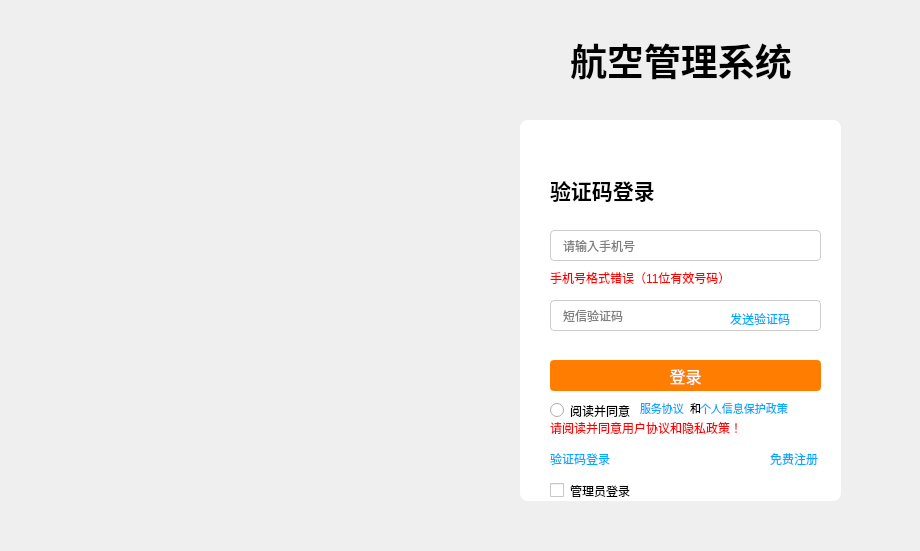
<?xml version="1.0" encoding="UTF-8"?>
<ui version="4.0">
 <class>Widget</class>
 <widget class="QWidget" name="Widget">
  <property name="geometry">
   <rect>
    <x>0</x>
    <y>0</y>
    <width>920</width>
    <height>551</height>
   </rect>
  </property>
  <property name="minimumSize">
   <size>
    <width>920</width>
    <height>551</height>
   </size>
  </property>
  <property name="maximumSize">
   <size>
    <width>920</width>
    <height>551</height>
   </size>
  </property>
  <property name="windowTitle">
   <string>航空管理系统-登录</string>
  </property>
  <property name="styleSheet">
   <string notr="true"/>
  </property>
  <widget class="QLabel" name="label">
   <property name="geometry">
    <rect>
     <x>0</x>
     <y>0</y>
     <width>121</width>
     <height>111</height>
    </rect>
   </property>
   <property name="sizePolicy">
    <sizepolicy hsizetype="Expanding" vsizetype="Expanding">
     <horstretch>0</horstretch>
     <verstretch>0</verstretch>
    </sizepolicy>
   </property>
   <property name="text">
    <string>&lt;html&gt;&lt;head/&gt;&lt;body&gt;&lt;p&gt;&lt;img src=&quot;:/newimages/newimages/logo1.png&quot;/&gt;&lt;/p&gt;&lt;/body&gt;&lt;/html&gt;</string>
   </property>
   <property name="scaledContents">
    <bool>true</bool>
   </property>
   <property name="alignment">
    <set>Qt::AlignmentFlag::AlignCenter</set>
   </property>
  </widget>
  <widget class="ClickableLabel" name="label_2">
   <property name="geometry">
    <rect>
     <x>570</x>
     <y>30</y>
     <width>271</width>
     <height>61</height>
    </rect>
   </property>
   <property name="text">
    <string>&lt;html&gt;&lt;head/&gt;&lt;body&gt;&lt;p&gt;&lt;span style=&quot; font-size:28pt; font-weight:700;&quot;&gt;航空管理系统&lt;/span&gt;&lt;/p&gt;&lt;/body&gt;&lt;/html&gt;</string>
   </property>
  </widget>
  <widget class="QLabel" name="bottomImgLabel_2">
   <property name="geometry">
    <rect>
     <x>0</x>
     <y>0</y>
     <width>921</width>
     <height>561</height>
    </rect>
   </property>
   <property name="text">
    <string/>
   </property>
   <property name="pixmap">
    <pixmap resource="new_resources.qrc">:/newimages/newimages/background.png</pixmap>
   </property>
   <property name="scaledContents">
    <bool>true</bool>
   </property>
   <property name="alignment">
    <set>Qt::AlignmentFlag::AlignCenter</set>
   </property>
  </widget>
  <widget class="QWidget" name="loginDialogWidget" native="true">
   <property name="geometry">
    <rect>
     <x>520</x>
     <y>120</y>
     <width>321</width>
     <height>381</height>
    </rect>
   </property>
   <property name="styleSheet">
    <string notr="true">background-color: white;
border-radius: 8px; 
box-shadow: 0 0 20px rgba(0,0,0,0.1); </string>
   </property>
   <widget class="ClickableLabel" name="switchLabel">
    <property name="geometry">
     <rect>
      <x>30</x>
      <y>330</y>
      <width>71</width>
      <height>16</height>
     </rect>
    </property>
    <property name="styleSheet">
     <string notr="true">color: #0066cc; text-decoration: underline; cursor: pointer;</string>
    </property>
    <property name="text">
     <string>&lt;html&gt;&lt;head/&gt;&lt;body&gt;&lt;p&gt;&lt;span style=&quot; color:#00aaff;&quot;&gt;验证码登录&lt;/span&gt;&lt;/p&gt;&lt;/body&gt;&lt;/html&gt;</string>
    </property>
   </widget>
   <widget class="QRadioButton" name="radioButton">
    <property name="geometry">
     <rect>
      <x>30</x>
      <y>280</y>
      <width>124</width>
      <height>21</height>
     </rect>
    </property>
    <property name="text">
     <string>阅读并同意 </string>
    </property>
   </widget>
   <widget class="ClickableLabel" name="label_4">
    <property name="geometry">
     <rect>
      <x>120</x>
      <y>280</y>
      <width>44</width>
      <height>16</height>
     </rect>
    </property>
    <property name="text">
     <string>&lt;html&gt;&lt;head/&gt;&lt;body&gt;&lt;p&gt;&lt;span style=&quot; font-size:8pt; color:#00aaff;&quot;&gt;服务协议&lt;/span&gt;&lt;/p&gt;&lt;/body&gt;&lt;/html&gt;</string>
    </property>
   </widget>
   <widget class="QLabel" name="label_5">
    <property name="geometry">
     <rect>
      <x>170</x>
      <y>280</y>
      <width>16</width>
      <height>16</height>
     </rect>
    </property>
    <property name="text">
     <string>&lt;html&gt;&lt;head/&gt;&lt;body&gt;&lt;p&gt;&lt;span style=&quot; font-size:8pt; color:#000000;&quot;&gt;和&lt;/span&gt;&lt;/p&gt;&lt;/body&gt;&lt;/html&gt;</string>
    </property>
   </widget>
   <widget class="ClickableLabel" name="label_6">
    <property name="geometry">
     <rect>
      <x>180</x>
      <y>280</y>
      <width>88</width>
      <height>16</height>
     </rect>
    </property>
    <property name="text">
     <string>&lt;html&gt;&lt;head/&gt;&lt;body&gt;&lt;p&gt;&lt;span style=&quot; font-size:8pt; color:#00aaff;&quot;&gt;个人信息保护政策&lt;/span&gt;&lt;/p&gt;&lt;/body&gt;&lt;/html&gt;</string>
    </property>
   </widget>
   <widget class="QLabel" name="tip4Label">
    <property name="enabled">
     <bool>true</bool>
    </property>
    <property name="geometry">
     <rect>
      <x>30</x>
      <y>300</y>
      <width>231</width>
      <height>16</height>
     </rect>
    </property>
    <property name="styleSheet">
     <string notr="true">color: red; font-size: 12px; visibility: hidden;</string>
    </property>
    <property name="text">
     <string>请阅读并同意用户协议和隐私政策！</string>
    </property>
   </widget>
   <widget class="ClickableLabel" name="registerLabel">
    <property name="geometry">
     <rect>
      <x>250</x>
      <y>330</y>
      <width>71</width>
      <height>16</height>
     </rect>
    </property>
    <property name="text">
     <string>&lt;html&gt;&lt;head/&gt;&lt;body&gt;&lt;p&gt;&lt;span style=&quot; color:#00aaff;&quot;&gt;免费注册&lt;/span&gt;&lt;/p&gt;&lt;/body&gt;&lt;/html&gt;</string>
    </property>
   </widget>
   <widget class="QStackedWidget" name="loginStackWidget">
    <property name="geometry">
     <rect>
      <x>20</x>
      <y>20</y>
      <width>291</width>
      <height>331</height>
     </rect>
    </property>
    <property name="currentIndex">
     <number>1</number>
    </property>
    <widget class="QWidget" name="page">
     <widget class="QLabel" name="tip2Label">
      <property name="enabled">
       <bool>true</bool>
      </property>
      <property name="geometry">
       <rect>
        <x>10</x>
        <y>190</y>
        <width>91</width>
        <height>16</height>
       </rect>
      </property>
      <property name="styleSheet">
       <string notr="true">color: red; font-size: 12px; visibility: hidden;</string>
      </property>
      <property name="text">
       <string>请输入密码</string>
      </property>
     </widget>
     <widget class="QLabel" name="tip1Label">
      <property name="enabled">
       <bool>true</bool>
      </property>
      <property name="geometry">
       <rect>
        <x>10</x>
        <y>130</y>
        <width>91</width>
        <height>16</height>
       </rect>
      </property>
      <property name="styleSheet">
       <string notr="true">color: red; font-size: 12px; visibility: hidden;</string>
      </property>
      <property name="text">
       <string>请输入用户名</string>
      </property>
     </widget>
     <widget class="QLineEdit" name="pwdEdit">
      <property name="geometry">
       <rect>
        <x>10</x>
        <y>160</y>
        <width>271</width>
        <height>31</height>
       </rect>
      </property>
      <property name="styleSheet">
       <string notr="true">QLineEdit {
    border: 1px solid #cccccc; 
    border-radius: 4px; 
    padding: 0 10px; 
    height: 40px; 
}
QLineEdit:focus {
    border-color: #0066cc; 
}</string>
      </property>
      <property name="echoMode">
       <enum>QLineEdit::EchoMode::Password</enum>
      </property>
      <property name="placeholderText">
       <string>登录密码</string>
      </property>
     </widget>
     <widget class="ClickableLabel" name="label_9">
      <property name="geometry">
       <rect>
        <x>220</x>
        <y>170</y>
        <width>54</width>
        <height>16</height>
       </rect>
      </property>
      <property name="text">
       <string>&lt;html&gt;&lt;head/&gt;&lt;body&gt;&lt;p&gt;&lt;span style=&quot; color:#000000;&quot;&gt;忘记密码&lt;/span&gt;&lt;/p&gt;&lt;/body&gt;&lt;/html&gt;</string>
      </property>
     </widget>
     <widget class="QPushButton" name="pushButton">
      <property name="geometry">
       <rect>
        <x>10</x>
        <y>220</y>
        <width>271</width>
        <height>31</height>
       </rect>
      </property>
      <property name="styleSheet">
       <string notr="true">QPushButton {
    border: 2px solid #ff7d00; 
    border-radius: 4px;
    background-color: #ff7d00;
    color: white;
    font-size: 16px;
    height: 44px;
}

QPushButton:hover {
    border-color: #ff6600;
    background-color: #ff6600;
}

QPushButton:pressed {
    border-color: #e65c00;
    background-color: #e65c00;
}

QPushButton:disabled {
    border-color: #cccccc;
    background-color: #cccccc;
    color: #ffffff;
}</string>
      </property>
      <property name="text">
       <string>登录</string>
      </property>
     </widget>
     <widget class="QLineEdit" name="userEdit">
      <property name="geometry">
       <rect>
        <x>10</x>
        <y>90</y>
        <width>271</width>
        <height>31</height>
       </rect>
      </property>
      <property name="styleSheet">
       <string notr="true">QLineEdit {
    border: 1px solid #cccccc; 
    border-radius: 4px; 
    padding: 0 10px; 
    height: 40px; 
}
QLineEdit:focus {
    border-color: #0066cc; 
}</string>
      </property>
      <property name="placeholderText">
       <string>国内手机号/用户名/邮箱/卡号</string>
      </property>
     </widget>
     <widget class="QLabel" name="label_3">
      <property name="geometry">
       <rect>
        <x>10</x>
        <y>30</y>
        <width>141</width>
        <height>41</height>
       </rect>
      </property>
      <property name="text">
       <string>&lt;html&gt;&lt;head/&gt;&lt;body&gt;&lt;p&gt;&lt;span style=&quot; font-size:16pt; font-weight:700; color:#000000;&quot;&gt;账号密码登录&lt;/span&gt;&lt;/p&gt;&lt;/body&gt;&lt;/html&gt;</string>
      </property>
     </widget>
    </widget>
    <widget class="QWidget" name="page_2">
     <widget class="QLabel" name="label_7">
      <property name="geometry">
       <rect>
        <x>10</x>
        <y>30</y>
        <width>141</width>
        <height>41</height>
       </rect>
      </property>
      <property name="text">
       <string>&lt;html&gt;&lt;head/&gt;&lt;body&gt;&lt;p&gt;&lt;span style=&quot; font-size:16pt; font-weight:700; color:#000000;&quot;&gt;验证码登录&lt;/span&gt;&lt;/p&gt;&lt;/body&gt;&lt;/html&gt;</string>
      </property>
     </widget>
     <widget class="QLineEdit" name="phoneEdit">
      <property name="geometry">
       <rect>
        <x>10</x>
        <y>90</y>
        <width>271</width>
        <height>31</height>
       </rect>
      </property>
      <property name="styleSheet">
       <string notr="true">QLineEdit {
    border: 1px solid #cccccc; 
    border-radius: 4px; 
    padding: 0 10px; 
    height: 40px; 
}
QLineEdit:focus {
    border-color: #0066cc; 
}</string>
      </property>
      <property name="placeholderText">
       <string>请输入手机号</string>
      </property>
     </widget>
     <widget class="QLineEdit" name="codeEdit">
      <property name="geometry">
       <rect>
        <x>10</x>
        <y>160</y>
        <width>271</width>
        <height>31</height>
       </rect>
      </property>
      <property name="styleSheet">
       <string notr="true">QLineEdit {
    border: 1px solid #cccccc; 
    border-radius: 4px; 
    padding: 0 10px; 
    height: 40px; 
}
QLineEdit:focus {
    border-color: #0066cc; 
}</string>
      </property>
      <property name="echoMode">
       <enum>QLineEdit::EchoMode::Password</enum>
      </property>
      <property name="placeholderText">
       <string>短信验证码</string>
      </property>
     </widget>
     <widget class="QPushButton" name="pushButton_2">
      <property name="geometry">
       <rect>
        <x>10</x>
        <y>220</y>
        <width>271</width>
        <height>31</height>
       </rect>
      </property>
      <property name="styleSheet">
       <string notr="true">QPushButton {
    border: 2px solid #ff7d00; 
    border-radius: 4px;
    background-color: #ff7d00;
    color: white;
    font-size: 16px;
    height: 44px;
}

QPushButton:hover {
    border-color: #ff6600;
    background-color: #ff6600;
}

QPushButton:pressed {
    border-color: #e65c00;
    background-color: #e65c00;
}

QPushButton:disabled {
    border-color: #cccccc;
    background-color: #cccccc;
    color: #ffffff;
}</string>
      </property>
      <property name="text">
       <string>登录</string>
      </property>
     </widget>
     <widget class="ClickableLabel" name="getCode">
      <property name="geometry">
       <rect>
        <x>190</x>
        <y>170</y>
        <width>81</width>
        <height>16</height>
       </rect>
      </property>
      <property name="text">
       <string>&lt;html&gt;&lt;head/&gt;&lt;body&gt;&lt;p&gt;&lt;span style=&quot; color:#00aaff;&quot;&gt;发送验证码&lt;/span&gt;&lt;/p&gt;&lt;/body&gt;&lt;/html&gt;</string>
      </property>
     </widget>
     <widget class="QLabel" name="tip3Label">
      <property name="enabled">
       <bool>true</bool>
      </property>
      <property name="geometry">
       <rect>
        <x>10</x>
        <y>130</y>
        <width>91</width>
        <height>16</height>
       </rect>
      </property>
      <property name="styleSheet">
       <string notr="true">color: red; font-size: 12px; visibility: hidden;</string>
      </property>
      <property name="text">
       <string>请输入手机号</string>
      </property>
     </widget>
     <widget class="QLabel" name="tip5Label">
      <property name="enabled">
       <bool>true</bool>
      </property>
      <property name="geometry">
       <rect>
        <x>10</x>
        <y>130</y>
        <width>231</width>
        <height>16</height>
       </rect>
      </property>
      <property name="styleSheet">
       <string notr="true">color: red; font-size: 12px; visibility: hidden;</string>
      </property>
      <property name="text">
       <string>手机号格式错误（11位有效号码）</string>
      </property>
     </widget>
    </widget>
   </widget>
   <widget class="QCheckBox" name="checkBox">
    <property name="geometry">
     <rect>
      <x>30</x>
      <y>360</y>
      <width>80</width>
      <height>21</height>
     </rect>
    </property>
    <property name="text">
     <string>管理员登录</string>
    </property>
   </widget>
   <zorder>loginStackWidget</zorder>
   <zorder>switchLabel</zorder>
   <zorder>radioButton</zorder>
   <zorder>label_4</zorder>
   <zorder>label_5</zorder>
   <zorder>label_6</zorder>
   <zorder>tip4Label</zorder>
   <zorder>registerLabel</zorder>
   <zorder>checkBox</zorder>
  </widget>
  <zorder>bottomImgLabel_2</zorder>
  <zorder>loginDialogWidget</zorder>
  <zorder>label_2</zorder>
  <zorder>label</zorder>
 </widget>
 <customwidgets>
  <customwidget>
   <class>ClickableLabel</class>
   <extends>QLabel</extends>
   <header location="global">clickablelabel.h</header>
   <slots>
    <signal>clicked()</signal>
    <slot>on_switchLabel_clicked()</slot>
   </slots>
  </customwidget>
 </customwidgets>
 <resources>
  <include location="new_resources.qrc"/>
 </resources>
 <connections/>
</ui>
